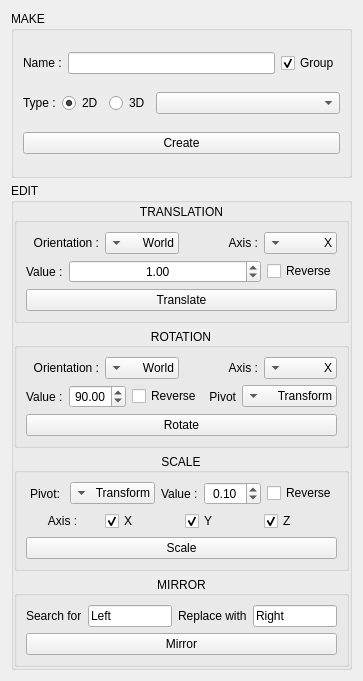
<?xml version="1.0" encoding="UTF-8"?>
<ui version="4.0">
 <class>ControlMakerWin</class>
 <widget class="QWidget" name="ControlMakerWin">
  <property name="geometry">
   <rect>
    <x>0</x>
    <y>0</y>
    <width>363</width>
    <height>681</height>
   </rect>
  </property>
  <property name="windowTitle">
   <string>Control Maker</string>
  </property>
  <layout class="QVBoxLayout" name="verticalLayout_2">
   <item>
    <layout class="QVBoxLayout" name="main_VL" stretch="0,0">
     <property name="spacing">
      <number>5</number>
     </property>
     <item>
      <widget class="QGroupBox" name="make_GB">
       <property name="title">
        <string>MAKE</string>
       </property>
       <layout class="QVBoxLayout" name="verticalLayout_3" stretch="0,0,0">
        <item>
         <layout class="QHBoxLayout" name="name_HL">
          <item>
           <widget class="QLabel" name="name_LB">
            <property name="text">
             <string>Name :</string>
            </property>
           </widget>
          </item>
          <item>
           <widget class="QLineEdit" name="name_LE"/>
          </item>
          <item>
           <widget class="QCheckBox" name="nameGroup_CB">
            <property name="text">
             <string>Group</string>
            </property>
            <property name="checked">
             <bool>true</bool>
            </property>
           </widget>
          </item>
         </layout>
        </item>
        <item>
         <layout class="QHBoxLayout" name="makeType_HL" stretch="0,0,1">
          <item>
           <widget class="QLabel" name="type_LB">
            <property name="text">
             <string>Type :</string>
            </property>
           </widget>
          </item>
          <item>
           <layout class="QHBoxLayout" name="type_HL">
            <item>
             <widget class="QRadioButton" name="type2D_RB">
              <property name="text">
               <string>2D</string>
              </property>
              <property name="checked">
               <bool>true</bool>
              </property>
             </widget>
            </item>
            <item>
             <widget class="QRadioButton" name="type3D_RB">
              <property name="text">
               <string>3D</string>
              </property>
             </widget>
            </item>
           </layout>
          </item>
          <item>
           <widget class="QComboBox" name="controlType_CB"/>
          </item>
         </layout>
        </item>
        <item>
         <widget class="QPushButton" name="createControl_BN">
          <property name="text">
           <string>Create</string>
          </property>
         </widget>
        </item>
       </layout>
      </widget>
     </item>
     <item>
      <widget class="QGroupBox" name="edit_GB">
       <property name="title">
        <string>EDIT</string>
       </property>
       <layout class="QVBoxLayout" name="verticalLayout_4">
        <property name="spacing">
         <number>5</number>
        </property>
        <property name="margin">
         <number>0</number>
        </property>
        <item>
         <widget class="QGroupBox" name="translation_GB">
          <property name="title">
           <string>TRANSLATION</string>
          </property>
          <property name="alignment">
           <set>Qt::AlignCenter</set>
          </property>
          <layout class="QVBoxLayout" name="verticalLayout_5">
           <item>
            <layout class="QHBoxLayout" name="transOrientation_HL">
             <item>
              <widget class="QLabel" name="transOrientation_LB">
               <property name="text">
                <string>Orientation :</string>
               </property>
               <property name="alignment">
                <set>Qt::AlignRight|Qt::AlignTrailing|Qt::AlignVCenter</set>
               </property>
              </widget>
             </item>
             <item>
              <widget class="QComboBox" name="transOrientation_CB">
               <property name="layoutDirection">
                <enum>Qt::RightToLeft</enum>
               </property>
               <item>
                <property name="text">
                 <string>World</string>
                </property>
               </item>
               <item>
                <property name="text">
                 <string>Object</string>
                </property>
               </item>
               <item>
                <property name="text">
                 <string>Local</string>
                </property>
               </item>
              </widget>
             </item>
             <item>
              <widget class="QLabel" name="transAxis_LB">
               <property name="text">
                <string>Axis :</string>
               </property>
               <property name="alignment">
                <set>Qt::AlignRight|Qt::AlignTrailing|Qt::AlignVCenter</set>
               </property>
              </widget>
             </item>
             <item>
              <widget class="QComboBox" name="transAxis_CB">
               <property name="layoutDirection">
                <enum>Qt::RightToLeft</enum>
               </property>
               <item>
                <property name="text">
                 <string>X</string>
                </property>
               </item>
               <item>
                <property name="text">
                 <string>Y</string>
                </property>
               </item>
               <item>
                <property name="text">
                 <string>Z</string>
                </property>
               </item>
              </widget>
             </item>
            </layout>
           </item>
           <item>
            <layout class="QHBoxLayout" name="transValue_HL_2" stretch="0,1,0">
             <item>
              <widget class="QLabel" name="transValue_LB">
               <property name="layoutDirection">
                <enum>Qt::LeftToRight</enum>
               </property>
               <property name="text">
                <string>Value :</string>
               </property>
              </widget>
             </item>
             <item>
              <widget class="QDoubleSpinBox" name="transValue_DS">
               <property name="alignment">
                <set>Qt::AlignCenter</set>
               </property>
               <property name="buttonSymbols">
                <enum>QAbstractSpinBox::UpDownArrows</enum>
               </property>
               <property name="decimals">
                <number>2</number>
               </property>
               <property name="value">
                <double>1.000000000000000</double>
               </property>
              </widget>
             </item>
             <item>
              <widget class="QCheckBox" name="transReverse_CB">
               <property name="text">
                <string>Reverse</string>
               </property>
              </widget>
             </item>
            </layout>
           </item>
           <item>
            <widget class="QPushButton" name="translate_BN">
             <property name="text">
              <string>Translate</string>
             </property>
            </widget>
           </item>
          </layout>
         </widget>
        </item>
        <item>
         <widget class="QGroupBox" name="rotation_GB">
          <property name="title">
           <string>ROTATION</string>
          </property>
          <property name="alignment">
           <set>Qt::AlignCenter</set>
          </property>
          <layout class="QVBoxLayout" name="verticalLayout_7">
           <item>
            <layout class="QHBoxLayout" name="orientation_HL">
             <item>
              <widget class="QLabel" name="orientation_LB">
               <property name="text">
                <string>Orientation :</string>
               </property>
               <property name="alignment">
                <set>Qt::AlignRight|Qt::AlignTrailing|Qt::AlignVCenter</set>
               </property>
              </widget>
             </item>
             <item>
              <widget class="QComboBox" name="orientation_CB">
               <property name="layoutDirection">
                <enum>Qt::RightToLeft</enum>
               </property>
               <item>
                <property name="text">
                 <string>World</string>
                </property>
               </item>
               <item>
                <property name="text">
                 <string>Object</string>
                </property>
               </item>
              </widget>
             </item>
             <item>
              <widget class="QLabel" name="rotationAxis_LB">
               <property name="text">
                <string>Axis :</string>
               </property>
               <property name="alignment">
                <set>Qt::AlignRight|Qt::AlignTrailing|Qt::AlignVCenter</set>
               </property>
              </widget>
             </item>
             <item>
              <widget class="QComboBox" name="rotationAxis_CB">
               <property name="layoutDirection">
                <enum>Qt::RightToLeft</enum>
               </property>
               <item>
                <property name="text">
                 <string>X</string>
                </property>
               </item>
               <item>
                <property name="text">
                 <string>Y</string>
                </property>
               </item>
               <item>
                <property name="text">
                 <string>Z</string>
                </property>
               </item>
              </widget>
             </item>
            </layout>
           </item>
           <item>
            <layout class="QHBoxLayout" name="transValue_HL" stretch="0,0,0,0,1">
             <item>
              <widget class="QLabel" name="rotationValue_LB">
               <property name="layoutDirection">
                <enum>Qt::LeftToRight</enum>
               </property>
               <property name="text">
                <string>Value :</string>
               </property>
              </widget>
             </item>
             <item>
              <widget class="QDoubleSpinBox" name="rotationValue_DS">
               <property name="alignment">
                <set>Qt::AlignCenter</set>
               </property>
               <property name="buttonSymbols">
                <enum>QAbstractSpinBox::UpDownArrows</enum>
               </property>
               <property name="decimals">
                <number>2</number>
               </property>
               <property name="value">
                <double>90.000000000000000</double>
               </property>
              </widget>
             </item>
             <item>
              <widget class="QCheckBox" name="rotationReverse_CB">
               <property name="text">
                <string>Reverse</string>
               </property>
              </widget>
             </item>
             <item>
              <widget class="QLabel" name="rotationPivot_LB">
               <property name="text">
                <string>Pivot</string>
               </property>
               <property name="alignment">
                <set>Qt::AlignRight|Qt::AlignTrailing|Qt::AlignVCenter</set>
               </property>
              </widget>
             </item>
             <item>
              <widget class="QComboBox" name="rotationPivot_CB">
               <property name="layoutDirection">
                <enum>Qt::RightToLeft</enum>
               </property>
               <item>
                <property name="text">
                 <string>Transform</string>
                </property>
               </item>
               <item>
                <property name="text">
                 <string>Object</string>
                </property>
               </item>
              </widget>
             </item>
            </layout>
           </item>
           <item>
            <widget class="QPushButton" name="rotation_BN">
             <property name="text">
              <string>Rotate</string>
             </property>
            </widget>
           </item>
          </layout>
         </widget>
        </item>
        <item>
         <widget class="QGroupBox" name="scale_GB">
          <property name="title">
           <string>SCALE</string>
          </property>
          <property name="alignment">
           <set>Qt::AlignCenter</set>
          </property>
          <layout class="QVBoxLayout" name="verticalLayout_8">
           <item>
            <layout class="QHBoxLayout" name="scalePivot_HL">
             <item>
              <widget class="QLabel" name="scalePivot_LB">
               <property name="text">
                <string>Pivot:</string>
               </property>
               <property name="alignment">
                <set>Qt::AlignCenter</set>
               </property>
              </widget>
             </item>
             <item>
              <widget class="QComboBox" name="scalePivot_CB">
               <property name="layoutDirection">
                <enum>Qt::RightToLeft</enum>
               </property>
               <item>
                <property name="text">
                 <string>Transform</string>
                </property>
               </item>
               <item>
                <property name="text">
                 <string>Object</string>
                </property>
               </item>
              </widget>
             </item>
             <item>
              <widget class="QLabel" name="sacleValue_LB">
               <property name="layoutDirection">
                <enum>Qt::LeftToRight</enum>
               </property>
               <property name="text">
                <string>Value :</string>
               </property>
              </widget>
             </item>
             <item>
              <widget class="QDoubleSpinBox" name="scaleValue_DS">
               <property name="alignment">
                <set>Qt::AlignCenter</set>
               </property>
               <property name="buttonSymbols">
                <enum>QAbstractSpinBox::UpDownArrows</enum>
               </property>
               <property name="decimals">
                <number>2</number>
               </property>
               <property name="value">
                <double>0.100000000000000</double>
               </property>
              </widget>
             </item>
             <item>
              <widget class="QCheckBox" name="scaleReverse_CB">
               <property name="text">
                <string>Reverse</string>
               </property>
              </widget>
             </item>
            </layout>
           </item>
           <item>
            <layout class="QHBoxLayout" name="scaleValue_HL" stretch="0,0,0,0">
             <item>
              <widget class="QLabel" name="scaleAxis_LB">
               <property name="text">
                <string>Axis :</string>
               </property>
               <property name="alignment">
                <set>Qt::AlignCenter</set>
               </property>
              </widget>
             </item>
             <item>
              <widget class="QCheckBox" name="scaleX_CB">
               <property name="text">
                <string>X</string>
               </property>
               <property name="checked">
                <bool>true</bool>
               </property>
              </widget>
             </item>
             <item>
              <widget class="QCheckBox" name="scaleY_CB">
               <property name="text">
                <string>Y</string>
               </property>
               <property name="checked">
                <bool>true</bool>
               </property>
              </widget>
             </item>
             <item>
              <widget class="QCheckBox" name="scaleZ_CB">
               <property name="text">
                <string>Z</string>
               </property>
               <property name="checked">
                <bool>true</bool>
               </property>
              </widget>
             </item>
            </layout>
           </item>
           <item>
            <widget class="QPushButton" name="scale_BN">
             <property name="text">
              <string>Scale</string>
             </property>
            </widget>
           </item>
          </layout>
         </widget>
        </item>
        <item>
         <widget class="QGroupBox" name="mirror_GB">
          <property name="title">
           <string>MIRROR</string>
          </property>
          <property name="alignment">
           <set>Qt::AlignCenter</set>
          </property>
          <layout class="QVBoxLayout" name="verticalLayout_9">
           <item>
            <layout class="QHBoxLayout" name="mirrorSearch_HL">
             <item>
              <widget class="QLabel" name="search_LB">
               <property name="text">
                <string>Search for</string>
               </property>
              </widget>
             </item>
             <item>
              <widget class="QLineEdit" name="search_LE">
               <property name="text">
                <string>Left</string>
               </property>
              </widget>
             </item>
             <item>
              <widget class="QLabel" name="replace_LB">
               <property name="text">
                <string>Replace with</string>
               </property>
              </widget>
             </item>
             <item>
              <widget class="QLineEdit" name="replace_LE">
               <property name="text">
                <string>Right</string>
               </property>
              </widget>
             </item>
            </layout>
           </item>
           <item>
            <widget class="QPushButton" name="mirror_BN">
             <property name="text">
              <string>Mirror</string>
             </property>
            </widget>
           </item>
          </layout>
         </widget>
        </item>
       </layout>
      </widget>
     </item>
    </layout>
   </item>
  </layout>
 </widget>
 <resources/>
 <connections/>
</ui>
